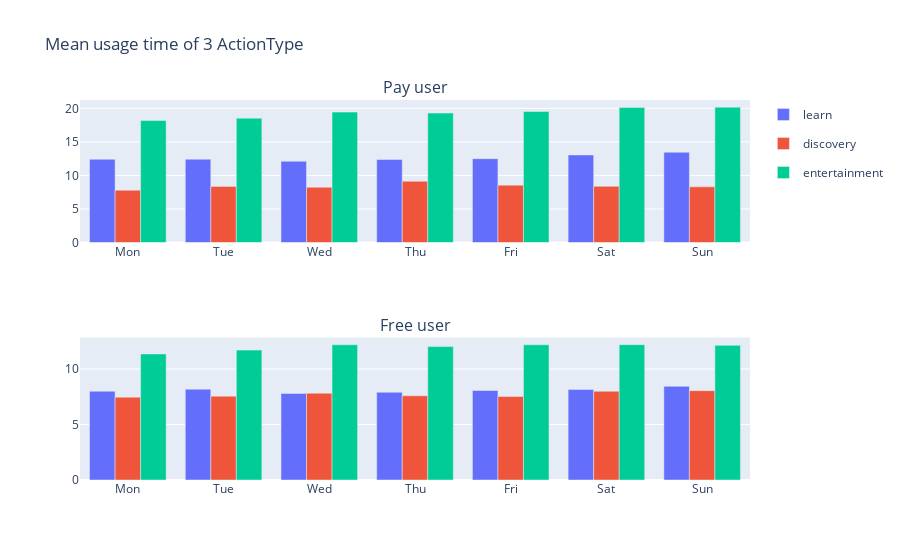

This figure's notebook cell:
### Code cell
fig = make_subplots(
    rows=2, cols=1,
    subplot_titles=['Pay user', 'Free user'], shared_yaxes=True
    )

list_of_action = df['ActionType'].unique()
flag = 0
df_show = [pay_user, free_user]
for i, df_ in enumerate(df_show):
    for j, action in enumerate(list_of_action):
        fig.add_trace(
            go.Bar(
            x=day_of_week,
            y=[
            df_[(df_['Event_dayofweek'] ==day) & (df_['ActionType']==action)]['UsageTime'].mean()
                for day in day_of_week], 
            name=action,
            marker_color= chart_color[j if j < len(chart_color) else (j - round(j/len(chart_color)) * len(chart_color))],
            legendgroup=action,
            showlegend=False if flag >0 else True),
            row=i+1, col=1
        )
    flag += 1
fig.update_layout(title='Mean usage time of 3 ActionType')
fig.show()

### Figure 1 — Plotly figure (JSON) as saved in the notebook; plotly's stock layout.template omitted (floating-point values rounded to 4 significant figures)
{"data": [{"legendgroup": "learn", "marker": {"color": "#636EFA"}, "name": "learn", "showlegend": true, "type": "bar", "x": ["Mon", "Tue", "Wed", "Thu", "Fri", "Sat", "Sun"], "xaxis": "x", "y": [12.41, 12.42, 12.11, 12.38, 12.5, 13.05, 13.46], "yaxis": "y"}, {"legendgroup": "discovery", "marker": {"color": "#EF553B"}, "name": "discovery", "showlegend": true, "type": "bar", "x": ["Mon", "Tue", "Wed", "Thu", "Fri", "Sat", "Sun"], "xaxis": "x", "y": [7.803, 8.367, 8.239, 9.123, 8.551, 8.374, 8.296], "yaxis": "y"}, {"legendgroup": "entertainment", "marker": {"color": "#00CC96"}, "name": "entertainment", "showlegend": true, "type": "bar", "x": ["Mon", "Tue", "Wed", "Thu", "Fri", "Sat", "Sun"], "xaxis": "x", "y": [18.18, 18.54, 19.44, 19.3, 19.53, 20.14, 20.18], "yaxis": "y"}, {"legendgroup": "learn", "marker": {"color": "#636EFA"}, "name": "learn", "showlegend": false, "type": "bar", "x": ["Mon", "Tue", "Wed", "Thu", "Fri", "Sat", "Sun"], "xaxis": "x2", "y": [7.99, 8.182, 7.79, 7.902, 8.058, 8.153, 8.435], "yaxis": "y2"}, {"legendgroup": "discovery", "marker": {"color": "#EF553B"}, "name": "discovery", "showlegend": false, "type": "bar", "x": ["Mon", "Tue", "Wed", "Thu", "Fri", "Sat", "Sun"], "xaxis": "x2", "y": [7.462, 7.549, 7.814, 7.585, 7.52, 7.992, 8.047], "yaxis": "y2"}, {"legendgroup": "entertainment", "marker": {"color": "#00CC96"}, "name": "entertainment", "showlegend": false, "type": "bar", "x": ["Mon", "Tue", "Wed", "Thu", "Fri", "Sat", "Sun"], "xaxis": "x2", "y": [11.35, 11.7, 12.18, 12.01, 12.17, 12.19, 12.13], "yaxis": "y2"}], "layout": {"annotations": [{"font": {"size": 16}, "showarrow": false, "text": "Pay user", "x": 0.5, "xanchor": "center", "xref": "paper", "y": 1, "yanchor": "bottom", "yref": "paper"}, {"font": {"size": 16}, "showarrow": false, "text": "Free user", "x": 0.5, "xanchor": "center", "xref": "paper", "y": 0.375, "yanchor": "bottom", "yref": "paper"}], "title": {"text": "Mean usage time of 3 ActionType"}, "xaxis": {"anchor": "y", "domain": [0, 1]}, "xaxis2": {"anchor": "y2", "domain": [0, 1]}, "yaxis": {"anchor": "x", "domain": [0.625, 1]}, "yaxis2": {"anchor": "x2", "domain": [0, 0.375]}}}
